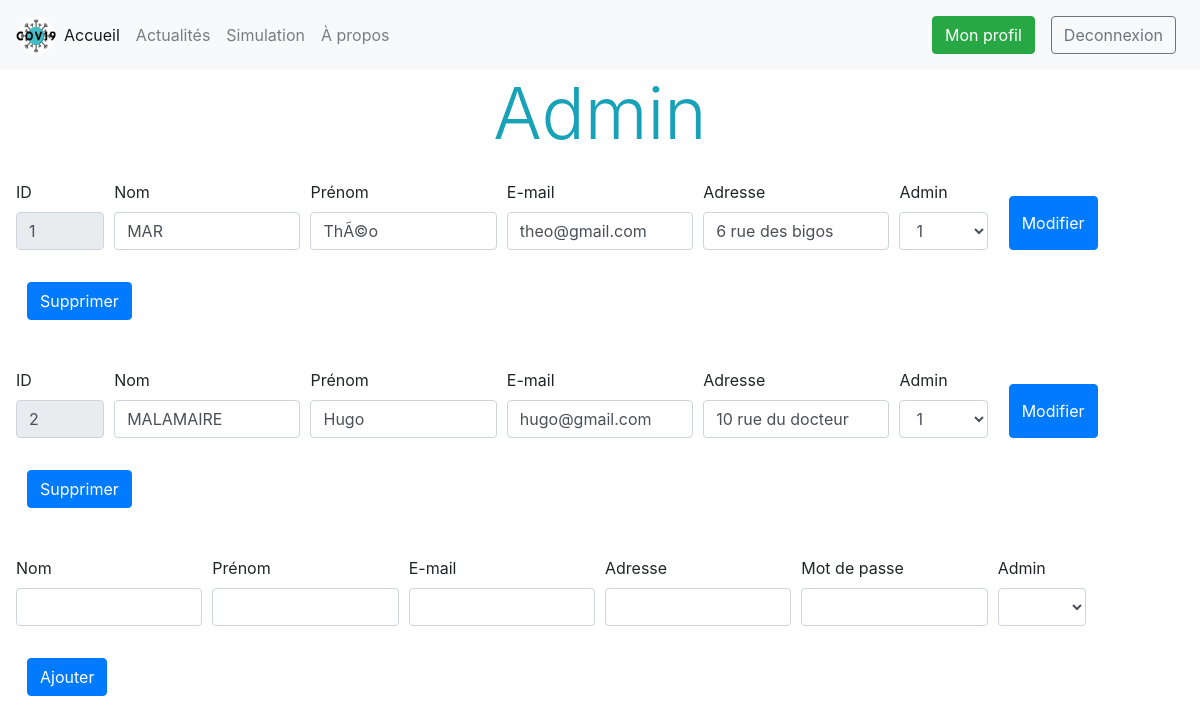
The app's page /admin.php (signed in) with its own data.
### tables this page shows
CREATE TABLE IF NOT EXISTS `utilisateur` (
  `id_utilisateur` int(11) NOT NULL AUTO_INCREMENT,
  `Nom` varchar(50) NOT NULL,
  `Prenom` varchar(50) NOT NULL,
  `Mail` varchar(50) NOT NULL,
  `Adresse_postale` varchar(50) NOT NULL,
  `Mdp` varchar(50) NOT NULL,
  `Adm` tinyint(1) NOT NULL,
  PRIMARY KEY (`id_utilisateur`)
);

### admin.php (the view, shortened to what this page needs)
<!doctype html>
<html>
    <head>
        <link rel="stylesheet" href="css/style.css">
        <link rel="stylesheet" href="https://maxcdn.bootstrapcdn.com/bootstrap/4.0.0/css/bootstrap.min.css">
    </head>
    <nav class="navbar navbar-expand-lg navbar-light bg-light">
            <img src="img/cov19logo.png" alt="" width="40" height="40" class="d-inline-block align-text-top">
            <div class="collapse navbar-collapse" id="navbarSupportedContent">
              <ul class="navbar-nav mr-auto">
                <li class="nav-item">
                  <a class="nav-link active" aria-current="page" href="index.php">Accueil</a>
                </li>
              <li class="nav-item">
                <a class="nav-link" href="actu.php">Actualités</a>
              </li>
              <li class="nav-item">
                <a class="nav-link" href="simu.php">Simulation</a>
              </li>
              <li class="nav-item">
                <a class="nav-link" href="apropos.php">À propos</a>
              </li>
            </ul>
            <?php
                    if (isset($_SESSION['id']) && isset($_SESSION['pass'])) {
                    ?>
                    <a class="btn btn-success me-auto pull-right m-2" href="profil.php" role="button">Mon profil</a>
                    <a class="btn btn-outline-secondary me-auto pull-right m-2" href="deconnexion.php" role="button">Deconnexion</a>
                    <?php
                    }
                    else{
                    ?>
                    <a class="btn btn-success me-auto pull-right m-2" href="inscription.php" role="button">Inscription</a>
                    <a class="btn btn-outline-secondary me-auto pull-right m-2" href="connexion.php" role="button">Connexion</a>
                    <?php
                    }
                    ?>
            </div>
      </nav>
    <body>
    <h1 class="display-3 text-center text-info">Admin</h1>
          <?php
          $req="SELECT * FROM utilisateur";
          $result=$bd->query($req);
          while($ligne=$result->fetch()){
                  ?>
                  <form method="post" action="adminreq.php">
                  <div class="form-row p-3">
                      <div class="form-group col-md-1">
                              <label for="inputid">ID</label>
                              <input type="text" class="form-control" name="inputid" value="<?php echo $ligne[0];?>" readonly>
                      </div>
                      <div class="form-group col-md-2">
                          <label for="inputnom">Nom</label>
                          <input type="text" class="form-control" name="inputnom" value="<?php echo $ligne[1];?>">
                      </div>
                      <div class="form-group col-md-2">
                          <label for="inputprenom">Prénom</label>
                          <input type="text" class="form-control" name="inputprenom" value="<?php echo $ligne[2];?>">
                      </div>
                      <div class="form-group col-md-2">
                          <label for="inputEmail">E-mail</label>
                          <input type="email" class="form-control" name="inputEmail" value="<?php echo $ligne[3];?>">
                      </div>
                      <div class="form-group col-md-2">
                          <label for="inputAddress">Adresse</label>
                          <input type="text" class="form-control" name="inputAddress" value="<?php echo $ligne[4];?>">
                      </div>
                      <div class="form-group col-md-1">
                          <label for="inputAdmin">Admin</label>
                          <select name="inputAdmin" class="form-control">
                              <option value="<?php echo $ligne[6];?>"><?php echo $ligne[6];?></option>
                          </select>
                      </div>
                      <button type="submit" class="btn btn-primary m-3" name="modif">Modifier</button>
                      <button type="submit" class="btn btn-primary m-3" name="sup">Supprimer</button>
                  </div>
                  </form>
                  <?php
          }
          ?>
          <form method="post" action="adminreq.php">
                  <div class="form-row p-3">
                      <div class="form-group col-md-2">
                          <label for="inputnom">Nom</label>
                          <input type="text" class="form-control" name="inputnom">
                      </div>
                      <div class="form-group col-md-2">
                          <label for="inputprenom">Prénom</label>
                          <input type="text" class="form-control" name="inputprenom">
                      </div>
                      <div class="form-group col-md-2">
                          <label for="inputEmail">E-mail</label>
                          <input type="email" class="form-control" name="inputEmail">
                      </div>
                      <div class="form-group col-md-2">
                          <label for="inputAddress">Adresse</label>
                          <input type="text" class="form-control" name="inputAddress">
                      </div>
                      <div class="form-group col-md-2">
                          <label for="inputPassword">Mot de passe</label>
                          <input type="password" class="form-control" name="inputPassword">
                      </div>
                      <div class="form-group col-md-1">
                          <label for="inputAdmin">Admin</label>
                          <select name="inputAdmin" class="form-control">
                              <option value=""></option>
                              <option value="0">0</option>
                          </select>
                      </div>
                      <button type="submit" class="btn btn-primary m-3" name="ajout">Ajouter</button>
                  </div>
            </form>
    </body>
</html>

### css/style.css (style rules this page uses)
body { overflow-x: hidden; }

### records on screen
utilisateur: inputid "1", inputnom "MAR", inputprenom "ThÃ©o", inputEmail "theo@gmail.com", inputAddress "6 rue des bigos", inputAdmin "1"
utilisateur: inputid "2", inputnom "MALAMAIRE", inputprenom "Hugo", inputEmail "hugo@gmail.com", inputAddress "10 rue du docteur", inputAdmin "1"
